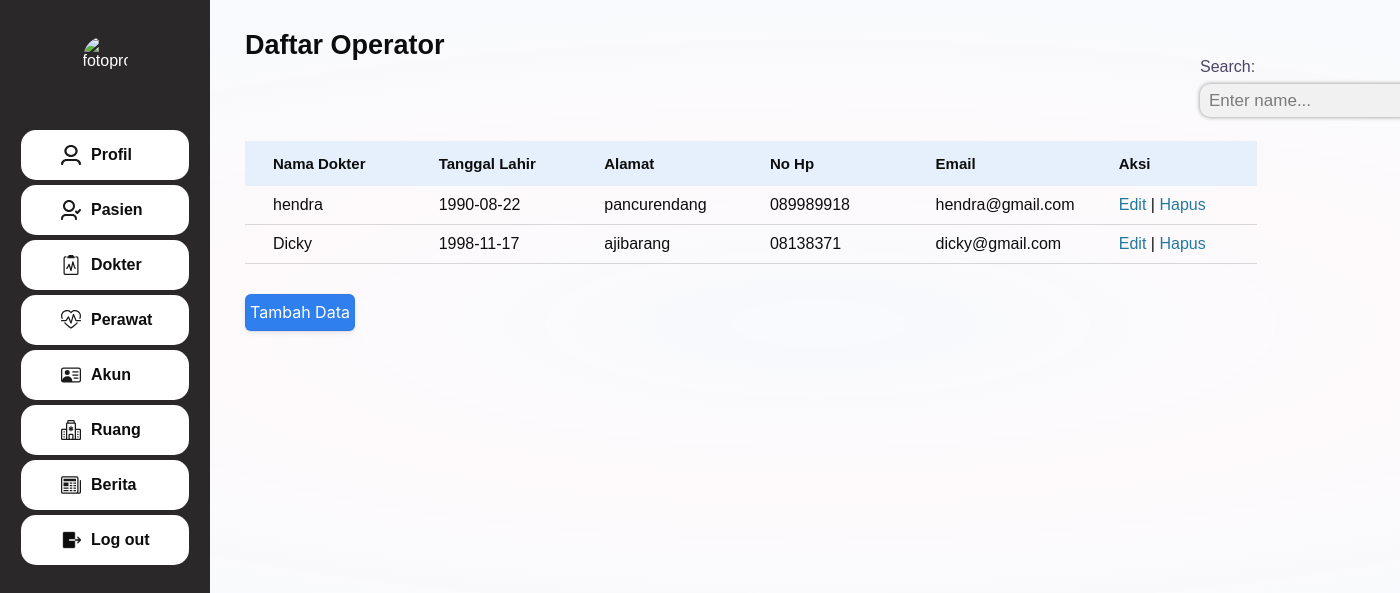
The page /viewoperator.php on the database its author committed.
### tables this page shows
CREATE TABLE `staff_operator` (
  `id_operator` int(11) NOT NULL,
  `nama_operator` varchar(50) NOT NULL,
  `tanggal_lahir` date DEFAULT NULL,
  `no_hp` varchar(15) NOT NULL,
  `email` varchar(100) NOT NULL,
  `alamat` text NOT NULL,
  `foto` varchar(250) NOT NULL,
  `username` varchar(200) DEFAULT NULL
);

### viewoperator.php (the view, shortened to what this page needs)
<?php
    include "koneksi.php";
            ?>
<!DOCTYPE html>
<html lang="en">
<head>
    <link type="text/css" rel="stylesheet" href="style/viewtabel.css">
</head>
<body>
    <div class="container">
        <div class="content">
            <div class="sidebar">
                <div class="top-sidebar">
                    <img src="<?php echo $row['foto'] ?>" alt="fotoprofil">
                </div>
                <div class="bottom-sidebar">
                   <button>
                            <a href="dashboard_owner.php">Profil</a>
                    </button>
                    <button>
                            <a href="viewpasien_operator.php">Pasien</a>
                    </button>
                    <button>
                            <a href="viewdokter_operator.php">Dokter</a>
                    </button>
                    <button>
                            <a href="viewperawat_operator.php">Perawat</a>
                    </button>
                    <button>
                            <a href="viewakun.php">Akun</a>
                    </button>
                    <button>
                            <a href="viewruang_operator.php">Ruang</a>
                    </button>
                    <button>
                            <a href="addnews.php">Berita</a>
                    </button>
                    <button>
                            <a href="logout.php">Log out</a>
                    </button>
                </div>
            </div>
            <div class="isi_content">
                <h1>Daftar Operator</h1>
                <div class="search-container">
                    <form id="searchForm" method="get" action="">
                        <label for="search">Search:</label>
                        <input type="text" id="search" name="search" placeholder="Enter name...">
                    </form>
                </div>
                        <table class="tabeldata" id="operatorTable">
                            <tr>
                                <th class="table-header">Nama Dokter</th>
                                <th class="table-header">Tanggal Lahir</th>
                                <th class="table-header">Alamat</th>
                                <th class="table-header">No Hp</th>
                                <th class="table-header">Email</th>
                                <th class="table-header">Aksi</th>
                            </tr>
                                <?php
                                $s = "SELECT * FROM staff_operator;";
                                $q = mysqli_query($conn, $s);
                                if(mysqli_num_rows($q) > 0){
                                    while($row1=mysqli_fetch_array($q)){
                                        echo "<tr>";
                                        echo "<td>$row1[nama_operator]</td>";
                                        echo "<td>$row1[tanggal_lahir]</td>";
                                        echo "<td>$row1[alamat]</td>";
                                        echo "<td>$row1[no_hp]</td>";
                                        echo "<td>$row1[email]</td>";
                                        echo "<td><a class='link-delete' href='editoperator.php?id=$row1[id_operator]'>Edit</a> | <a class='link-delete'  href='viewoperator.php?id_delete=$row1[id_operator]'>Hapus</a></td>";
                                        echo "</tr>";
                                    }
                                }else{
                                    echo "<tr>";
                                    echo "<td colspan='4'>Tidak ada operator yang terdaftar</td>";
                                    echo "</tr>";
                                }
                            ?>
                        </table>
                        <a href="insertoperator.php" ><button class="pesan" >Tambah Data</button></a>
            </div>
        </div>
    </div>
</body>
</html>

### style/viewtabel.css (style rules this page uses)
* { margin: 0; padding: 0; box-sizing: border-box; font-family: 'Poppins', sans-serif; }
body { width: 100%; }
.container { display: flex; flex-direction: column; height: 100vh; justify-content: center; align-items: center; width: 100%; }
.content { opacity: 0.95; background: rgba(255, 255, 255, 0.7); display: flex; flex-direction: row; width: 100%; height: 100vh; }
.sidebar { width: 15%; background: #1f1d1d; display: flex; color: white; flex-direction: column; }
.top-sidebar { height: 15%; width: 100%; display: flex; flex-direction: column; justify-content: center; align-items: center; }
.top-sidebar img { width: 45px; height: 45px; margin-bottom: 3px; border-radius: 100%; }
.bottom-sidebar { padding-top: 10px; height: 85%; width: 100%; display: flex; flex-direction: column; justify-content: top; align-items: center; gap: 5px; }
.isi_content { width: 85%; height: 100%; background: radial-gradient(107.22% 43.3% at 51.09% 40.44%, #cbdaee25 0%, #f6e3eb30 47.58%, #d5deed28 93.12%); }
.bottom-sidebar button { appearance: none; border: none; width: 80%; height: 50px; background-color: #FFFFFF; box-sizing: border-box; cursor: pointer; font-size: 16px; border-radius: 15px; font-weight: 600; color: black; display: flex; padding-left: 40px; align-items: center; gap: 10px; transition: all 300ms cubic-bezier(.23, 1, 0.32, 1); user-select: none; -webkit-user-select: none; touch-action: manipulation; will-change: transform; }
button svg { width: 20px; height: 20px; fill: #0D0D0D; }
a { text-decoration: none; color: black; font-size: 16px; }
h1 { font-size: 27px; font-weight: 600; color: black; padding-top: 30px; padding-left: 35px; padding-bottom: 30px; }
.tabeldata { width: 85%; margin-left: 35px; box-sizing: border-box; border-collapse: collapse; }
.table-header { background-color: #e5f0fd; height: 45px; font-size: 15px; text-align: left; }
.tabeldata th, .tabeldata td { width: 160px; padding-left: 28px; }
.tabeldata td { border-bottom: 1px solid rgba(0, 0, 0, 0.148); }
td { padding: 10px; text-align: left; }
.link-delete { color: rgb(24, 113, 154); cursor: pointer; }
.pesan { appearance: button; backface-visibility: hidden; background-color: rgb(37, 121, 238); border-radius: 6px; border-width: 0; box-shadow: rgba(50, 50, 93, .1) 0 0 0 1px inset,rgba(50, 50, 93, .1) 0 2px 5px 0,rgba(0, 0, 0, .07) 0 1px 1px 0; box-sizing: border-box; color: #fff; cursor: pointer; font-family: -apple-system,system-ui,"Segoe UI",Roboto,"Helvetica Neue",Ubuntu,sans-serif; font-size: 100%; height: 37px; line-height: 1.15; margin-top: 30px; margin-left: 35px; outline: none; overflow: hidden; position: relative; text-align: center; text-transform: none; transform: translateZ(0); transition: all .2s,box-shadow .08s ease-in; user-select: none; -webkit-user-select: none; touch-action: manipulation; width: 110px; }
.search-container { display: flex; flex-direction: row; gap: 30px; margin-left: 990px; padding-bottom: 24px; margin-top: -33px; color: #271e4ade; }
.search-container input[type=text] { padding: 9px; margin-top: 8px; font-size: 17px; border: none; width: 210px; height: 33px; background: #f1f1f1; border-radius: 10px; margin-right: 10px; box-shadow: 0px 0px 4px rgba(0, 0, 0, 0.479); }

### rows shown on the page
staff_operator: nama_operator "hendra", tanggal_lahir "1990-08-22", alamat "pancurendang", no_hp "089989918", email "hendra@gmail.com"
staff_operator: nama_operator "Dicky", tanggal_lahir "1998-11-17", alamat "ajibarang", no_hp "08138371", email "dicky@gmail.com"
